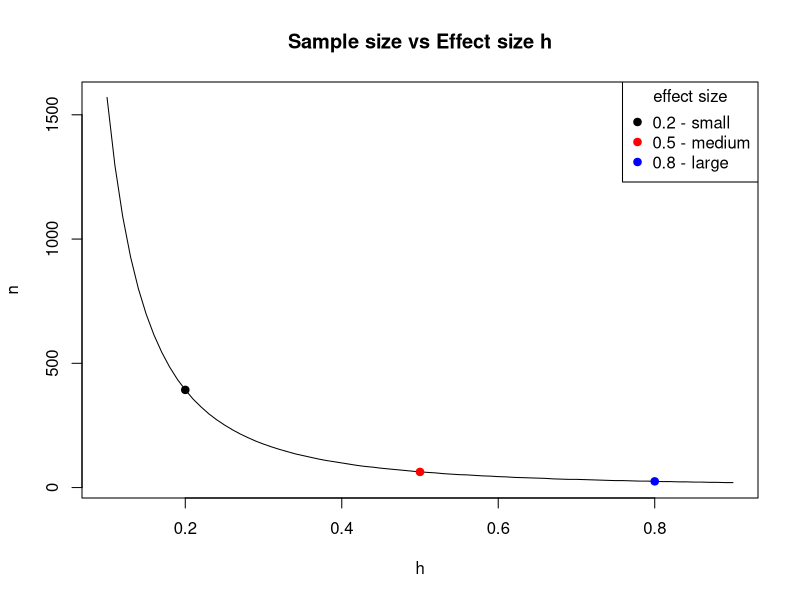
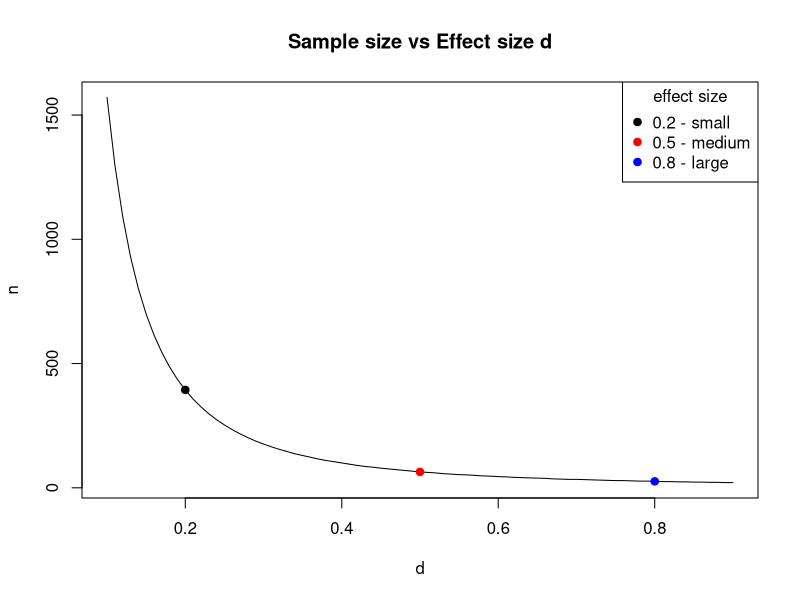
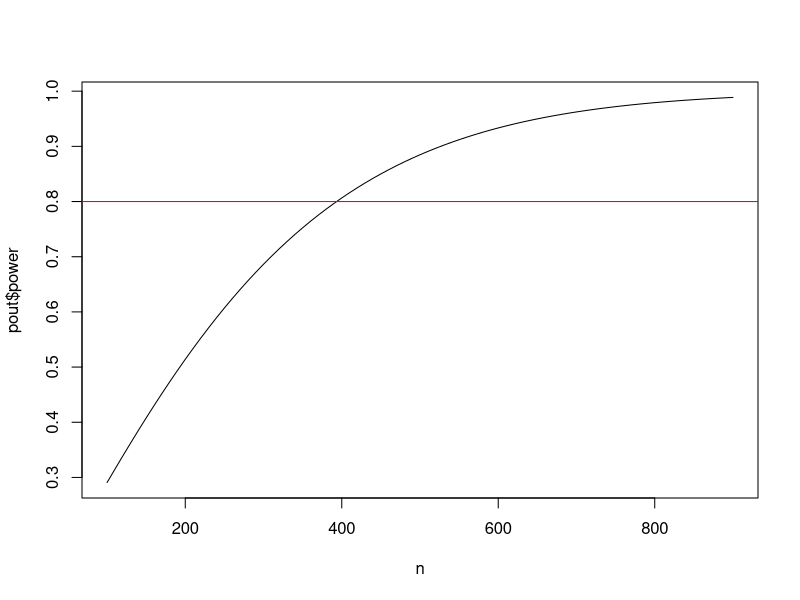
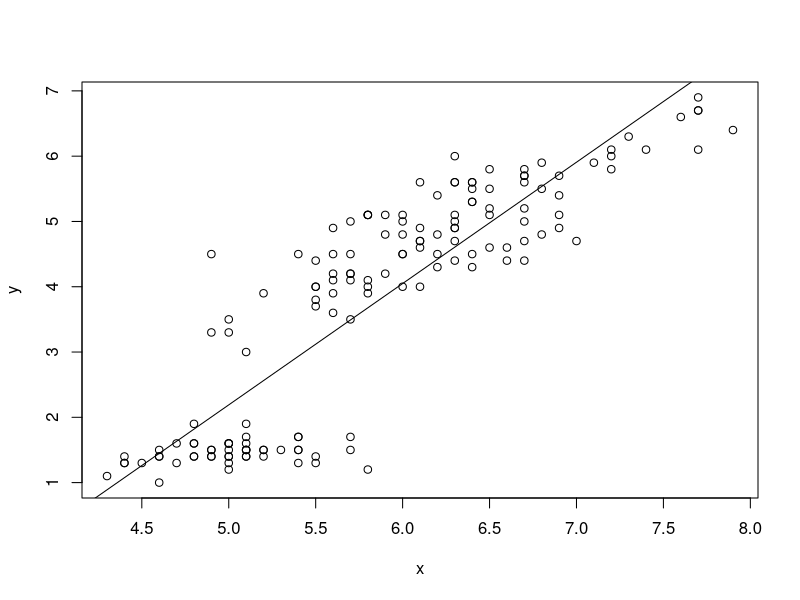

Write R code to recreate these figures, in order.
# Clay Ford
# Power and Sample Size Analysis
# Spring 2016
# UVa StatLab

# Power and sample size calculations for various statistical tests using the
# "pwr" package and a few built-in R functions


# install.packages("pwr")
library(pwr)


# pwr.p.test --------------------------------------------------------------

# one-sample test for proportions  (ES=h) 

# When we want to test if a proportion is equal to some hypothesized value 
# versus a null value, such as random chance, or 0.5. Notice it requires an
# effect size expressed as "h". Use the ES.h() function for this.

# This applies to our name tag example. Say we think people place name tags on 
# the left side of their chest 65% percent of the time versus random chance
# (50%). What sample size do we need to show this assuming a significance level
# (Type I error) of 0.05 and a desired power of 0.80?

# The effect size is .65 - .50 = .15. But notice that .16 - .01 = .15 as well. 
# The absolute differences are equal but notice their ratios:

0.65/0.50
0.16/0.01

# A difference of 0.16 and 0.01 is more dramatic than 0.65 and 0.50. Because of 
# this the difference 0.65 vs. 0.50 requires a larger sample size. Hence the
# need to calculate an effect size that reflects this. Using ES.h()

ES.h(p1 = 0.65, p2 = 0.50)
ES.h(p1 = 0.16, p2 = 0.01) # larger effect size

# NOTE: the effect size is calculated using an arcsine transformation. Also, the
# "h" effect size ranges (practically) from about 0.05 to 2.7 in absolute value.

# In this particular statistical test, we want the p1 = alternative and p2 =
# Null: ES.h(p1 = 0.65, p2 = 0.50)

# How many people do I need to sample to reject the null of random chance (0.50)
# if the true proportion is 0.65, with 80% power and 0.05 significance?
h <- ES.h(p1 = 0.65, p2 = 0.50)
pwr.p.test(h = h, sig.level = 0.05, power = 0.80)

# About 85 people; always round up.

# The previous example assumed a two-sided test: Null = 0.5, Alt != 0.5. However
# our hypothesis is that the proportion is GREATER than 0.5, so we should modify
# our calculations to be one-sided. Our test is more powerful if we're willing
# to believe the alternative is "greater" than .50. Set alternative = "greater"
pwr.p.test(h = h, sig.level = 0.05, power = 0.80, alternative = "greater")

# Notice we need fewer people. 

# Say we think people place name tags on the left 75% percent of the time
# instead of 50%. What is the power of our test if we survey 30 people provided 
# we accept a significance level of 0.05? (Notice we can use the ES.h() function
# in pwr.p.test)
pwr.p.test(h = ES.h(p1 = 0.75, p2 = 0.50), n = 30, sig.level = 0.05)

# Again, notice the default is a "two.sided" test. This means we're simply
# testing that the alternative proportion is not 0.5. It could be lower or
# higher. Assuming "greater" increases the power:
pwr.p.test(h = ES.h(p1 = 0.75, p2 = 0.50), n = 30, sig.level = 0.05, 
           alternative = "greater")

# Equivalently we can think of one proportion being "less" than some value, say
# 0.25 versus random chance. Notice the effect is negative and resulting power is
# the same:
pwr.p.test(h = ES.h(p1 = 0.25, p2 = 0.50), n = 30, sig.level = 0.05, 
           alternative = "less")

# NOTE: Usually recommended to stick with the two-sided alternative.


# YOUR TURN!
# Say we think people place name tags on the left 70% percent of the time instead
# of 50%. What sample size do we need to show this assuming a significance level
# of 0.01, a desired power of 0.90, and a one-sided "greater" alternative?
pwr.p.test(h = ES.h(p1 = 0.70, p2 = 0.50), sig.level = 0.01, power = 0.90, 
           alternative = "greater")


# pwr.2p.test -------------------------------------------------------------

# two-sample test for proportions (ES=h) 

# We want to test if two proportions are equal. To use this function, we once 
# again need to calculate effect size using ES.h(). Or as we'll see, we can use
# the base R function, power.prop.test.

# EXAMPLE: Let's say I randomly sample male and female UVa undergrad students 
# and ask them if they consume alcohol at least once a week. My null hypothesis 
# is no difference in the proportion that answer yes. My alternative hypothesis 
# is that there is a difference. (two-sided; one gender has higher proportion, I
# don't know which.) I'd like to detect a difference as small as 5%. How many 
# students do I need to sample in each group if we want 80% power and a
# significance level of 0.05?

# Recall effect size depends on the two proportions we compare:
ES.h(p1 = 0.55, p2 = 0.50)
ES.h(p1 = 0.35, p2 = 0.30)
ES.h(p1 = 0.15, p2 = 0.10)

# 55% vs. 50%
pwr.2p.test(h = ES.h(p1 = 0.55, p2 = 0.50), sig.level = 0.05, power = .80)
# 35% vs. 30%
pwr.2p.test(h = ES.h(p1 = 0.35, p2 = 0.30), sig.level = 0.05, power = .80)
# 15% vs. 10%
pwr.2p.test(h = ES.h(p1 = 0.15, p2 = 0.10), sig.level = 0.05, power = .80)

# Sample size is per group. Always round sample size up.

# Base R has a function called power.prop.test that allows you to use the raw
# proportions in the function.
power.prop.test(p1 = 0.55, p2 = 0.50, sig.level = 0.05, power = .80)
power.prop.test(p1 = 0.35, p2 = 0.30, sig.level = 0.05, power = .80)
power.prop.test(p1 = 0.15, p2 = 0.10, sig.level = 0.05, power = .80)

# Notice the results are slightly different. It calculates effect size
# differently.

# If we don't have any preconceived estimates of proportions or don't feel
# comfortable making estimates, we can use a conventional effect size:
cohen.ES(test = "p", size = "small") # 0.2
cohen.ES(test = "p", size = "medium") # 0.5
cohen.ES(test = "p", size = "large") # 0.8


# Sample sizes for the conventional effects:
pwr.2p.test(h = 0.2, sig.level = 0.05, power = .80)
pwr.2p.test(h = 0.5, sig.level = 0.05, power = .80)
pwr.2p.test(h = 0.8, sig.level = 0.05, power = .80)

# Let's see how effect size affects sample size. The results of the pwr
# functions can be saved:
pout <- pwr.2p.test(h = 0.2, power = 0.80, sig.level = 0.05)
# Then various parts can be extracted:
str(pout)
pout$n
ceiling(pout$n) # round up

# We can also do this directly as follows:
ceiling(pwr.2p.test(h = 0.2, power = 0.80, sig.level = 0.05)$n)

# comparing effect size to sample size to help us get a feel for their
# relationship:

# generate a sequence of effect sizes
h <- seq(0.1, 0.9, 0.01)

# "apply" the pwr.p.test function to the effect sizes
n <- sapply(h, function(x)ceiling(pwr.2p.test(h = x, power = 0.80)$n))

# plot sample size vs. effect size
plot(h, n, type="l", main="Sample size vs Effect size h")

# add points representing "conventional" effect sizes
points(x = c(0.2,0.5,0.8), y = n[h %in% c(0.2,0.5,0.8)], 
       pch=19, cex=1, col=c("black","red","blue"))
legend("topright", legend = c("0.2 - small","0.5 - medium","0.8 - large"), 
       col = c("black","red","blue"), 
       pch = 19, title = "effect size")

# As we go below 0.2, the sample size takes off!

# What sample size do I need to detect effects of 0.2 and 0.1 with 80% power?
pwr.2p.test(h = 0.2, sig.level = 0.05, power = 0.8)
pwr.2p.test(h = 0.1, sig.level = 0.05, power = 0.8)

# YOUR TURN! Let's say we're only able to randomly sample 80 students (40 per 
# group). What's the power of our two-sided test test if we assume a small
# effect size of 0.2 and we set significance level to 0.05?
pwr.2p.test(h = 0.2, sig.level = 0.05, n = 40)


# pwr.2p2n.test -----------------------------------------------------------

# two-sample test for proportions, unequal sample sizes (ES=h) 

# This function allows us to calculate power when we have unequal sample sizes. 
# We can also use it to find a sample size for one group when we already know
# the size of the other. It has two "n" arguments: n1 and n2

# Let's return to our undergraduate survey of alcohol consumption. It turns out 
# we were able to survey 543 males and 675 females. What's the power of our
# test?

# I honestly have no idea if there would be a difference, or if there was, how
# big that difference would be. I also have no idea about what the proportions
# would be. In this case we could use a "conventional" effect size. (Small,
# Medium, or Large)

# Let's say we're interested in being able to detect a "small" effect size.

cohen.ES(test = "p", size = "small") # 0.2

# So instead of using ES.h() with guesses at p1 and p2, I can just use the
# effect size 0.2.
pwr.2p2n.test(h = 0.2, n1 = 543, n2 = 675, sig.level = 0.05)

# Let's say I previously surveyed 763 female undergraduates and found that p%
# said they consumed alcohol once a week. I'd like to survey some males and see
# if a significantly different proportion respond yes. How many do I need to
# sample to detect a small effect size in either direction with 80% power and a 
# significance level of 0.05?

pwr.2p2n.test(h = 0.2, n1 = 763, power = 0.8, sig.level = 0.05)
# or specify n2; it doesn't matter
pwr.2p2n.test(h = 0.2, n2 = 763, power = 0.8, sig.level = 0.05)



# pwr.t.test --------------------------------------------------------------

# one sample and two sample t tests for means (ES=d) 

# The effect size d is simply the difference in population means divided by the 
# standard deviation of either population (since they are assumed equal). Now we
# have to make a guess at the standard deviation!

# There is no function for effect size d. We have to calculate this ourselves.

# d = mean1 - mean2 / sd

# The cohen.ES function can return small, medium and large d values, which are
# 0.2, 0.5 and 0.8:
cohen.ES(test = "t", size = "small")
cohen.ES(test = "t", size = "medium")
cohen.ES(test = "t", size = "large")

# Two-sample t test

# EXAMPLE: I'm interested to know if there is a difference in the mean price of 
# what male and female students pay at the library coffee shop. Let's say I 
# randomly observe 30 male and 30 female students check out from the coffee shop
# and note their total purchase price. How powerful is this experiment if I want
# to detect a "medium" effect in either direction?

pwr.t.test(n = 30, d = 0.5, sig.level = 0.05) # n is per group

# How many do I need to observe for a test with 80% power?
pwr.t.test(d = 0.5, power = 0.80, sig.level = 0.05)

# What about a large effect?
pwr.t.test(n = 30, d = 0.8, sig.level = 0.05) # n is per group
pwr.t.test(d = 0.8, power = 0.8, sig.level = 0.05) 


# The default alternative is "two.sided". That is, we're looking for an effect 
# in either direction. We can specify the alternative as "greater" than 0 or
# "less" than 0. 

# alternative: greater than 0 (positive effect)
# what sample size do I need for 80% power and a medium effect?
pwr.t.test(d = 0.5, power = 0.80, sig.level = 0.05, alternative = "greater")

# alternative: less than 0 (negative effect)
# need to make the effect negative
# what sample size do I need for 80% power?
pwr.t.test(d = -0.5, power = 0.80, sig.level = 0.05, alternative = "less")

# Same sample size in either case. Again, in practice, probably best to conduct
# two-sided tests.

# EXAMPLE: Let's say we want to be able to detect a difference of at least 75
# cents in the mean purchase price. How can we convert that to an effect size?
# First we need to make a guess at the population standard deviation. If we have
# absolutely no idea, one rule of thumb is to take the difference between the 
# maximum and minimum values and divide by 4 (or 6). Let's say max is 10 and min
# is 1. So our guess at a standard deviation is 9/4 = 2.25. Therefore d is

d <- 0.75/2.25 # 0.333
pwr.t.test(d = d, power = 0.80, sig.level = 0.05)

# An effect size of 0.333 requires 143 per group 
# An effect size of 0.2 requires 394 per group.

# Let's see how effect size affects sample size. Create a plot of effect size
# versus required sample size for 80% power and 0.05 significance level:
d <- seq(0.1,0.9,0.01)
n <- sapply(d, function(x) ceiling(pwr.t.test(d = x, power = 0.80)$n))
plot(d,n,type="l", main="Sample size vs Effect size d")
points(x = c(0.2,0.5,0.8), y = n[d %in% c(0.2,0.5,0.8)], 
       pch=19, cex=1, col=c("black","red","blue"))
legend("topright", legend = c("0.2 - small","0.5 - medium","0.8 - large"), 
       col = c("black","red","blue"), 
       pch = 19, title = "effect size")

# We can see how crucial anticipated effect size is to determining sample size.

# If you don't like working with d, you can use the power.t.test function that 
# comes with base R. It allows you to specify "delta" (true difference in means)
# and "sd" (standard deviation):

power.t.test(delta = 0.75, sd = 2.25, sig.level = 0.05, power = 0.8)

# For any of the pwr functions we can provide multiple sample size values to get
# multiple power estimates. For example, let's see how power changes as we let n
# go from 100 to 500 by 100 using a "small" effect size of 0.2.

pwr.t.test(n = seq(100,500,100), d = 0.2, sig.level = 0.05)

# We can save this output and graph:
n <- seq(100,900,10)
pout <- pwr.t.test(n = n, d = 0.2, sig.level = 0.05)
plot(x = n, y = pout$power, type = "l")
abline(h = 0.8, col = "red")

# One-sample t-test

# To calculate power and sample size for one-sample t-test, I have to set the
# "type" argument to type = "one.sample"

# EXAMPLE: I think the average purchase price at the Library coffee shop is over
# $3 per student. My null is $3 or less; my alternative is greater than $3. If 
# the true average purchase price is $3.50, I would like to have 90% power to 
# declare my estimated average purchase price is greater than $3. How many 
# transactions do I need to observe assuming a significance level of 0.05? Let's
# say max purchase price is $10 and min is $1. So our guess at a standard
# deviation is 9/4 = 2.25. Therefore d is...

d <- 0.50/2.25
pwr.t.test(d = d, sig.level = 0.05, power = 0.90, alternative = "greater", 
           type = "one.sample")

# or with power.t.test:
power.t.test(delta = 0.50, sd = 2.25, power = 0.90, sig.level = 0.05, 
             alternative = "one.sided", type = "one.sample")

# Very important to remember type = "one.sample"

# What if I lower my significance level to 0.01?
pwr.t.test(d = d, sig.level = 0.01, power = 0.90, alternative = "greater", 
           type = "one.sample")

# Going to extremes...
pwr.t.test(d = d, sig.level = 0.001, power = 0.999, alternative = "greater", 
           type = "one.sample")

# Another type is "paired". A paired t-test is basically the same as a 
# one-sample t-test. Instead of one sample of individual observations, you have 
# one sample of pairs of observations, where you take the difference between 
# each pair to get a single sample of differences. These are commonly before and
# after measures on the same person.

# The effect size for a paired t-test can include correlation between the pairs 
# (This is because the pairs are dependent, not independent):

# d = (mean1 - mean2) / sd * sqrt(2 * (1 - r))   (Cohen, p. 48)

# Another definition of effect size for paired data (without correlation):

# d = (mean1 - mean2) / sd * sqrt(2)    (Dalgaard, p. 145)

# The second is more conservative and probably safer to use.

# Notice "paired" and "one.sample" return the same result, but the effect (d)
# means different things in each scenario.
pwr.t.test(d = 0.2, power = 0.90, type = "paired")
pwr.t.test(d = 0.2, power = 0.90, type = "one.sample")

power.t.test(delta = 0.75, sd = 3.75, power = 0.90, type = "paired")
power.t.test(delta = 0.75, sd = 3.75, power = 0.90, type = "one.sample")

# EXAMPLE: 24 high school boys are put on a ultraheavy rope-jumping program. 
# Does this increase their 40-yard dash time? We'll measure their 40 time before
# the program and after. We'll use a paired t-test to see if the difference in 
# times is greater than 0. Assume the standard deviation of the differences will
# be about 0.25. How powerful is the test to detect a difference of about 0.08
# with 0.05 significance?

pwr.t.test(n = 24, d = 0.08 / (0.25 * sqrt(2)), 
           type = "paired", alternative = "greater")

# or 
power.t.test(n = 24, delta = 0.08, sd = 0.25 * sqrt(2), 
             type = "paired", alternative = "one.sided")


# YOUR TURN! How many boys would I need to sample to detect a difference of 0.05
# in either direction with 80% power and the usual 0.05 significance level,
# assuming the standard deviation of the differences will be about 0.25?
pwr.t.test(d = 0.05 / (0.25 * sqrt(2)), power = 0.8, type = "paired")
power.t.test(delta = 0.05, sd = 0.25 * sqrt(2), power = 0.8, type = "paired")

# pwr.t2n.test ------------------------------------------------------------

# two sample t test for means, unequal sample sizes (ES=d) 

# Find power for a t-test with 28 in one group and 35 in the other group and a
# medium effect size. (sig.level defaults to 0.05.)
pwr.t2n.test(n1 = 28, n2 = 35, d = 0.5)

# Find n1 sample size when other group has 35, desired power is 0.80, effect 
# size is 0.5 and significance level is 0.05:
pwr.t2n.test(n2 = 35, d = 0.5, power = 0.8)



# pwr.chisq.test ----------------------------------------------------------

# chi-squared tests (ES=w)

# There are two chi-square tests this function addresses:

# 1. goodness of fit test
# 2. contingency test, or test for association

# In a goodness of fit test, a single dimension of proportions is tested against
# a prespecified set of proportions which constitutes the null hypothesis. 
# Rejecting the null means we have sufficient evidence to conclude the data 
# don't appear to "fit" the prespecified set of proportions. If we were hoping 
# to show our data "fit" the prespecified set of proportions, then failure to
# reject the Null is a good thing.

# In a contingency test, or test of association, a table of counts classified by
# two variables is tested against the expected table of counts given the two 
# variables are independent. Rejecting the null means the data appear to be 
# associated in some way.

# The pwr.chisq.test function requires specification of effect size "w". The
# effect size "w" differs depending on the test. The pwr package provides two 
# functions to calculate both versions:

# ES.w1	- goodness of fit
# ES.w2	- test for association

# In essence, the effect size w measures the discrepancy between null and 
# alternative proportions over the cells in a table. These formulas are provided
# in Chapter 7 of Cohen (1988).

# ES.w1(P0, P1)
# P0 - First set of k probabilities (null hypothesis)
# P1 - Second set of k probabilities (alternative hypothesis)

# ES.w2(P)
# P	- A two-way probability table (alternative hypothesis)

# As we can see calculating an effect size takes a bit of work. If you like, you
# can go with small, medium or large: 0.10, 0.30, 0.50

cohen.ES(test = "chisq", size = "small")
cohen.ES(test = "chisq", size = "medium")
cohen.ES(test = "chisq", size = "large")

# Finally, the pwr.chisq.test requires specifying degrees of freedom (df).

# goodness of fit: df = number of cells - 1
# test of association: (Var1 number of categories - 1) * (Var2 number of categories - 1)

# Let's work some examples!

# Goodness of fit

# EXAMPLE: (From Cohen, example 7.1) A market researcher is seeking to determine
# preference among 4 package designs. He arranges to have a panel of 100 
# consumers. He wants to perform a chi-square goodness of fit test against the 
# null of equal preference (25% for each design) with a significance level of 
# 0.05. What's the power of the test if 3/8 of the population actually prefers 
# one of the designs and the remaining 5/8 are split over the other 3 designs?

# To calculate effect size, we need to create vectors of null and alternative
# proportions:
null <- rep(0.25, 4)
alt <- c(3/8, rep((5/8)/3, 3))
# Now use them in the effect size function
ES.w1(null,alt)

# To calculate power, specify effect size, N, and degrees of freedom (4-1).
pwr.chisq.test(w=ES.w1(null,alt), N=100, df=(4-1), sig.level=0.05)

# How many subjects do we need to achieve 80% power?
pwr.chisq.test(w=ES.w1(null,alt), df=(4-1), power=0.8, sig.level = 0.05)

# If our alternative is correct - people prefer design 1 - then we need to
# survey at least 131 people to detect this with 80% power.

# test of association

# EXAMPLE: I want to see if there's an association between gender and flossing
# teeth among UVa students. I randomly sample 100 students (male and female) and
# ask whether or not they floss daily. I want to carry out a chi-square test of 
# association to determine if there's an association between these two 
# variables. As usual I set my significance level to 0.05. To determine effect 
# size I need to propose an alternative hypothesis, which in this case is a 
# table of proportions. I propose the following:

#   Floss No Floss
# M   0.1      0.4
# F   0.2      0.3

prob <- matrix(c(0.10,0.20,0.40,0.30), ncol=2, 
               dimnames = list(c("M","F"),c("Floss","No Floss")))
prob

# Even proportion of male and female, but I want to detect if at least 10% more
# females floss.

# Now use the matrix to calculate effect size:
ES.w2(prob)

# We also need degrees of freedom.
# DF = (2 - 1) * (2 - 1) = 1

# And calculate power:
pwr.chisq.test(w = ES.w2(prob), N = 100, df = 1, sig.level = 0.05)

# How many students should I survey if I wish to achieve 90% power?
pwr.chisq.test(w = ES.w2(prob), power = 0.9, df = 1, sig.level = 0.05)

# Even though I constructed the matrix to show females flossing more often, the 
# results apply regardless of the direction of the association we might find. 
# With 221 people sampled and an effect of 0.218 truly present in the 
# population, we have 90% power to reject the null of no association between
# gender and flossing.

# If you don't suspect association in either direction, or you don't feel like
# building a matrix in R, you can go with a conventional effect size.

cohen.ES(test = "chisq", size = "small")
pwr.chisq.test(w = 0.1, N = 100, df = 1, sig.level = 0.05)
pwr.chisq.test(w = 0.1, power = 0.9, df = 1, sig.level = 0.05)


# pwr.r.test --------------------------------------------------------------

# correlation test (ES=r) 

# The correlation test allows us to test whether there is any linear 
# relationship between two continuous variables. In other words, can we reject
# the null hypothesis of the correlation coefficient being 0. 

# Here's an example of what appears to be a linear relationship. (Note: The iris
# dataset comes with R.)
head(iris)
x <- iris$Sepal.Length
y <- iris$Petal.Length
plot(x,y)

# The correlation is high. Recall correlation ranges from -1 to 1.
cor(x,y)

# We can fit a straight line to the data using simple linear regression:
lm(y ~ x)
coef(lm(y ~ x)) # just view coefficients

# and draw the fitted line
abline(lm(y ~ x))

# the slope of the line is related to the correlation coefficient:
coef(lm(y ~ x))[2] # slope
# same as...
cor(x, y) * sd(y)/sd(x)

# So testing if the correlation is 0 is the same as testing if the slope in the
# simple linear regression is 0.

# The nice thing about correlation is that it's already unitless, so we don't
# require a formula to calculate effect size.

# For what it's worth, here are suggested small, medium and large effect sizes:
cohen.ES(test = "r", size = "small")
cohen.ES(test = "r", size = "medium")
cohen.ES(test = "r", size = "large")

# EXAMPLE: Let's say I'm a web developer and I want to conduct an experiment 
# with one of my sites. I want to randomly select a group of people, ranging in 
# age from 18 - 65, and time them how long it takes them to complete a task, say
# locate some piece of information. I suspect there may be a "small" positive 
# linear relationship between time it takes to complete the task and age. How 
# many subjects do I need to detect this positive (ie, r > 0) relationship with
# 80% power and the usual 0.05 significance level?

pwr.r.test(r = 0.1, sig.level = 0.05, power = 0.8, alternative = "greater")

# The "arctangh transformation" approximates the normal distribution, which is 
# used in the power and sample size calculations.

# The default is a two-sided test. We specify alternative = "greater" since we 
# believe there is small positive effect. That is, our null is correlation <= 0
# vs the alternative that correlation is > 0. 

# What if I just want to detect a small effect in either direction (positive or
# negative correlation)? Use the default settings of "two.sided"
pwr.r.test(r = 0.1, sig.level = 0.05, power = 0.8, alternative = "two.sided")

# And what if I hypothesize a negative effect (decreased time as age increases)?
# We need to make the effect size negative and specify alternative = "less"
pwr.r.test(r = -0.1, sig.level = 0.05, power = 0.8, alternative = "less")

# Of course the number of subjects is the same as alternative = "greater".

# YOUR TURN:
# What's the power of my test if I recruit 50 people and I hypothesize a medium
# positive effect?
pwr.r.test(n = 50, r = 0.3, sig.level = 0.05, alternative = "greater")



# power.anova.test --------------------------------------------------------

# balanced one-way analysis of variance tests

# ANOVA, or Analysis of Variance, tests whether or not means differ between more
# than 2 groups. One-way means one explanatory variable. Balanced means we have
# equal sample size in each group. The null hypothesis is that the means are all
# equal.

# Let's start with the power.anova.test function that comes with base R. It's 
# easier to use than pwr.anova.test and does not require calculating an effect
# size.

# The power.anova.test function requires you to specify the number of groups, 
# the between group variance (between.var), and the within group variance
# (within.var), which we assume is the same for all groups.

# EXAMPLE: Let's say I'm a web developer and I'm interested in 3 web site 
# designs for a client. I'd like to know which design(s) help users find 
# information fastest, or which design requires the most time. I design an 
# experiment where I have 3 groups of randomly selected people use one of the 
# designs to find some piece of information and I record how long it takes. (All
# groups look for the same information.) How many people do I need in each group
# if I believe two of the designs will take 30 seconds and one will take 35
# seconds? Assume population standard deviation is 10 and that I desire power
# and significance levels of 0.8 and 0.05.

# The between group variance:
var(c(30, 30, 35))

# The within group variance (sd ^ 2):
10^2

power.anova.test(groups = 3, between.var = 8.3, within.var = 10^2, power = 0.8)


# The pwr.anova.test function requires you to provide an effect size. The effect
# size, f, for k groups is calculated as follows:

# f = sd_means / sd_populations

# Translation: standard deviation of the k means divided the common standard 
# deviation of the populations involved.

# Perhaps easier and more practical to just use conventional effect sizes: 0.1, 
# 0.25, 0.4. 

cohen.ES(test = "anov", size = "small")
cohen.ES(test = "anov", size = "medium")
cohen.ES(test = "anov", size = "large")

# Returning to example, How many people do I need in each group if I want to
# detect a medium effect with 80% power and a significance level of 0.05.
pwr.anova.test(k = 3, f = 0.25, sig.level = 0.05, power = 0.8)

# Or what's the power of my test to detect a medium effect if I get 50 for each
# group?
pwr.anova.test(k = 3, f = 0.25, sig.level = 0.05, n = 50)



# pwr.f2.test -------------------------------------------------------------

# test for the general linear model (ES=f2) 

# By "general linear model" we basically mean multiple regression. This is a 
# little tricky to use because not only do we have to supply an "effect size" 
# (f2), we also have to supply numerator (u) and denominator (v) degrees of 
# freedom instead of sample size. These last two refer to the F test that tests 
# whether all the model coefficients (except the intercept) are 0. We can also 
# think of this as a test that the proportion of variance explained by the model
# predictors is 0. 

# Example of F test using the stackloss data that comes with R. See ?stack.loss
head(stackloss)

# Regress stack.loss on the other 3 variables and view summary of results.
# Results of F test are last line in summary
summary(lm(stack.loss ~ ., data=stackloss))

# Multiple R-squared:  0.9136
# F-statistic:  59.9 on 3 and 17 DF,  p-value: 3.016e-09

# u = 3 (numerator DF)
# v = 17 (denominator DF)

# u is the number of coefficients you'll have in your model (again, minus the
# intercept).

# v is the number of error degrees of freedom. It equals n - u - 1. (17 = 21 - 3
# - 1) So if we want to determine sample size for a given power and effect size,
# we actually find v, which we then use to solve n = v + u + 1.


# The effect size is determined as follows:

# f2 = PV_s / PV_e

# where PV_s = proportion of variance explained by the predictors (signal) and
# PV_e = proportion of variance unexplained (error or noise)

# Another way to express this is 

# f2 = R-squared / (1 - R-squared)

# Where R-squared is the coefficient of determination, R^2. Also described as
# the "proportion of variance explained".

# To determine your effect size you hypothesize the proportion of variance your
# model explains, or the R-squared. For example, 0.45. This leads to an effect size of
0.45/(1 - 0.45) # 0.81

# It should be noted we can reverse this. Given an effect size, we can determine
# R-squared as ES / (1 + ES)
0.81/(1 + 0.81) # ~0.45

# Again we have suggested small, medium and large effect sizes:

cohen.ES(test = "f2", size = "small") # 0.02
# R-squared:
0.02/(1 + 0.02) # 0.019

cohen.ES(test = "f2", size = "medium") # 0.15
# R-squared:
0.15/(1 + 0.15) # 0.130

cohen.ES(test = "f2", size = "large") # 0.35
# R-squared:
0.35/(1 + 0.35) # 0.259

# Obviously these are debatable!

# EXAMPLE: Let's say I'm a web developer and I want to conduct an experiment
# with one of my sites. I want to randomly select a group of people, ranging in
# age from 18 - 65, and time them how long it takes them to complete a task, say
# locate some piece of information. I know there will be variability in the
# observed times. I think age, gender and years of education may explain this
# variability. How powerful is my experiment if I recruit 40 subjects and I want
# to be able to detect at least 30% explained variance (R^2 = .30) with a 0.05
# significance level?

# Three predictors, so u = 3
# 40 subjects, so v = 40 - 3 - 1 = 36
# R^2 = .30, so effect size f2 = 0.3/(1 - 0.3)

pwr.f2.test(u = 3, v = 36, f2 = 0.3/(1 - 0.3), sig.level = 0.05)

# How many subjects do I need if I want to be able to detect at least 30%
# explained variance (R^2 = .30) with 80% power and the usual 0.05 significance
# level? We have to find v and then derive n.

pwr.f2.test(u = 3, f2 = 0.3/(1 - 0.3), sig.level = 0.05, power = 0.8)
# now find n
26 + 3 + 1

# It's important to note that the alternative hypothesis here is that at least 
# one of the coefficients in my model is not 0. This doesn't mean we need at 
# least 30 subjects to have all coefficients significant. It just means 30 
# subjects gives us 80% chance of correctly detecting the effect of at least one
# of our predictors, provided one or more truly affect our response.

# Continuing with previous example, it would be of interest if using a mobile 
# device accounted for at least 5% beyond the variance explained by the model
# with age, gender and years of education. We could think of this as a 0/1
# indicator in the model that takes the value 1 if the user is on a mobile
# device, and 0 otherwise.

# Call the mobile device indicator variable set "B" and the others variable set 
# "A". We'd like to know the power of this regression for detecting the 
# contribution of B to the model with A. This is sometimes called a Partial F 
# test. We test if a set of predictors explain variance above and beyond a
# second set of predictors. The null is no contribution.

# The effect size for this test:
  
# f2 = (R^2_AB - R^2_A) / (1 - R^2_AB)

# R^2_AB is percent variance explained by variable sets A and B. R^2_A is 
# percent variance explained by variable set A.

# In this case, f2 = (0.35 - 0.30)/(1 - 0.35)
  
# How many subjects would be needed to identify the mobile/tablet contribution
# to variance explained with 90% power and a signficance level of 0.05?

# u = number of variables in set "A"
# v = n - number of variables in sets "A" and "B" - 1

pwr.f2.test(u = 3, f2 = (0.35 - 0.30) /(1 - 0.35), sig.level = 0.05, power = 0.9)

# To calculate sample size:
# n = round(v) + number of variables in A & B + 1
# n = 185 + 4 + 1 = 190




# END WORKSHOP SCRIPT
